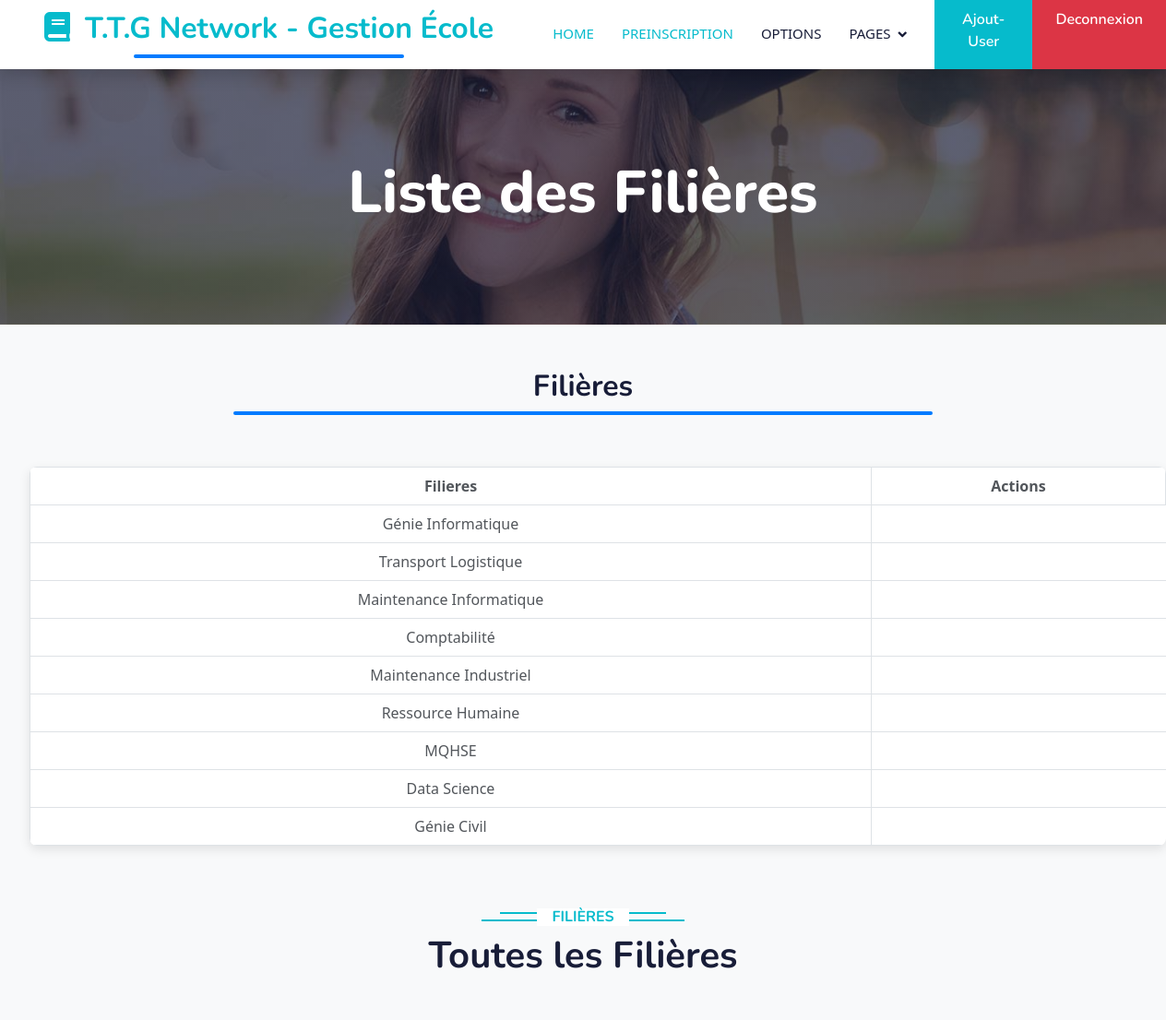
/filiere (signed in, upper part), run on an earlier commit of the app's database.
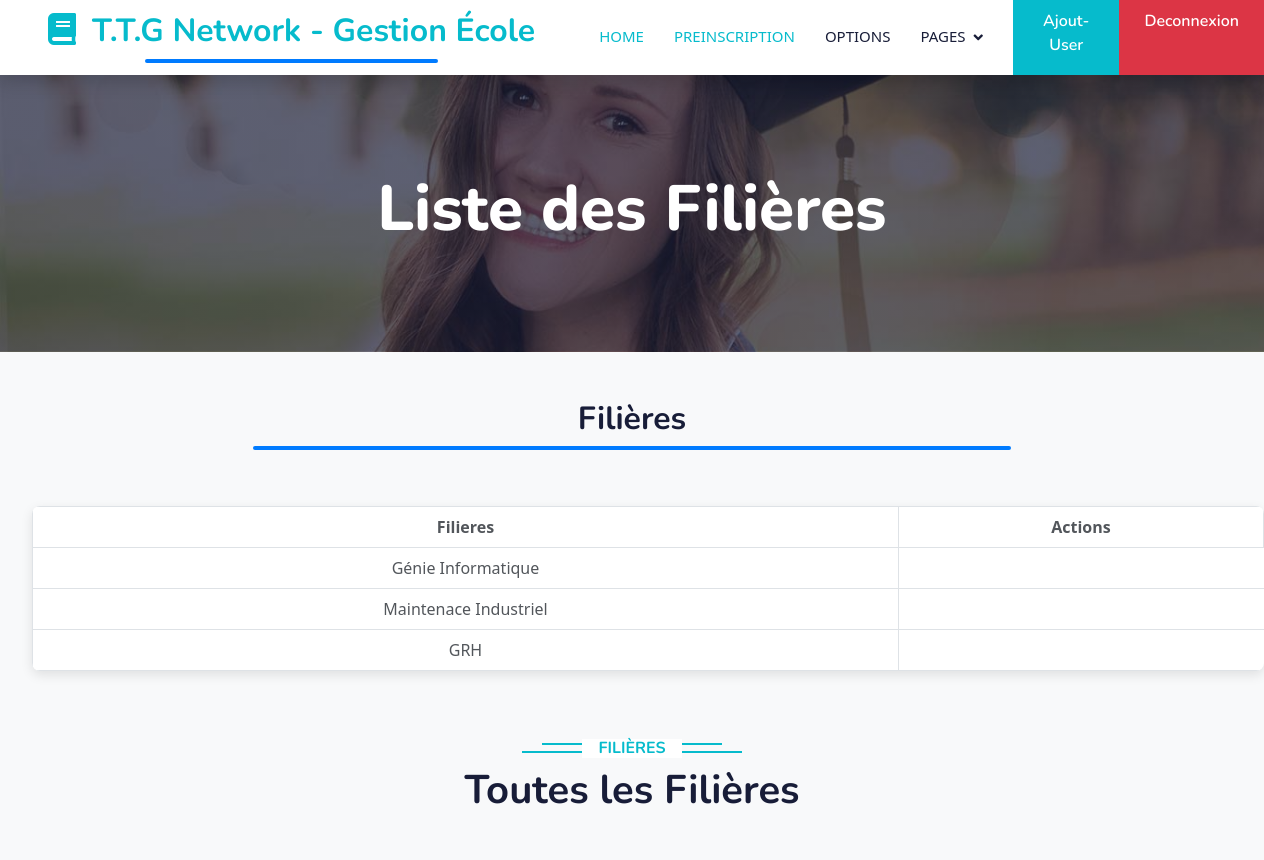
And on a later commit of the database.
### core/models.py (models this page shows, shortened)
class Filiere(models.Model):
    nom = models.CharField(max_length=100)

### core/views.py (the view)
# urls.py: path('filiere', views.filieres_view, name='filiere'),
@login_required
def filieres_view(request):
    filieres = Filiere.objects.all()
    return render(request, 'liste_filieres.html', {'filieres': filieres})

### core/templates/liste_filieres.html (shortened to what this page needs)
{% extends "base.html" %}
{% load static %}
{% block content %}
<div class="container-fluid bg-primary py-5 mb-5 page-header">
  <div class="container py-5">
      <div class="row justify-content-center">
          <div class="col-lg-10 text-center">
              <h1 class="display-3 text-white animated slideInDown">Liste des Filières</h1>
          </div>
      </div>
  </div>
</div>
  <h2>Filières</h2>
  <ul><br><br>
      <table class="table table-bordered">
        <tr>
          <th>Filieres</th>
          <th>Actions</th>
        </tr>
        {% for filiere in filieres %}
        <tr>
          <td>{{ filiere.nom }}</td>
        </tr>
        {% endfor %}
      </table>
  </ul>
    <div class="container-xxl py-5">
      <div class="container">
          <div class="text-center wow fadeInUp" data-wow-delay="0.1s">
              <h6 class="section-title bg-white text-center text-primary px-3">Filières</h6>
              <h1 class="mb-5">Toutes les Filières</h1>
          </div>
          <div class="row g-4 justify-content-center">
          </div>
      </div>
  </div>
{% endblock %}

What changed in the data, as far as the page shows it:
removed Filiere: nom "Comptabilité"
removed Filiere: nom "Maintenance Industriel"
removed Filiere: nom "Ressource Humaine"
removed Filiere: nom "MQHSE"
removed Filiere: nom "Data Science"
removed Filiere: nom "Génie Civil"
changed Filiere: nom "Transport Logistique" → "Maintenace Industriel"
changed Filiere: nom "Maintenance Informatique" → "GRH"
